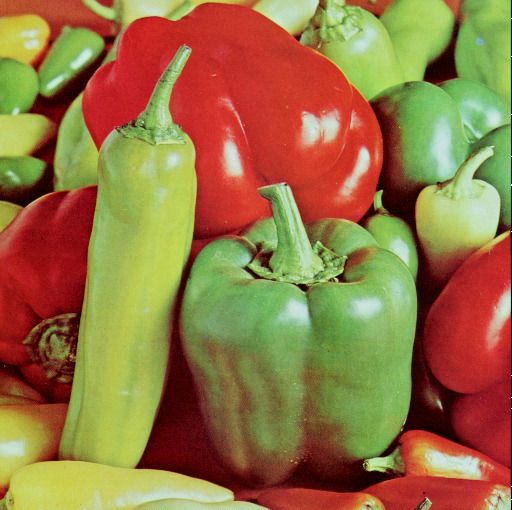
#> input picture 03/test.jpeg, 512 x 510 px
$ jupyter execute --allow-errors assignment_03_1.ipynb
#> lines starting #> are read from the running program, lines starting #| are printed output that depends on the picture
# Gradient of Image

## import library

[cell 1]
import numpy as np
import matplotlib.image as img
import matplotlib.pyplot as plt
from matplotlib import cm
import matplotlib.colors as colors

## load input image ('test.jpeg')

[cell 2]
I0 = img.imread('test.jpeg')
#> I0 is the input picture: shape (510, 512, 3); mean R, G, B 149.6, 115.9, 66.4

## check the size of the input image

[cell 3]
# ++++++++++++++++++++++++++++++++++++++++++++++++++
# complete the blanks
#

num_row     = I0.shape[0]
#> num_row = 510
num_column  = I0.shape[1]
#> num_column = 512
num_channel = I0.ndim
#> num_channel = 3

#
# ++++++++++++++++++++++++++++++++++++++++++++++++++
print('number of rows of I0 = ', num_row)
#| number of rows of I0 =  510
print('number of columns of I0 = ', num_column)
#| number of columns of I0 =  512
print('number of channels of I0 = ', num_channel)
#| number of channels of I0 =  3

## convert the color image into a gray image
- take the average of the input image with 3 channels with respect to the channels into an image with 1 channel

[cell 4]
# ++++++++++++++++++++++++++++++++++++++++++++++++++
# complete the blanks
#
#

I0_array = np.array(I0)

def rgb2gray(rgb):
    return np.dot(rgb[...,:3], [0.299, 0.587, 0.144])
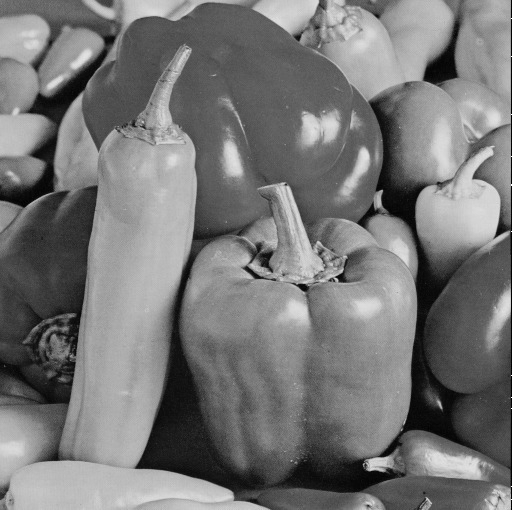
#> returned value: shape (510, 512) float64; min 0, max 262.4, mean 122.3; drawn with min black and max white

I = rgb2gray(I0)

plt.imshow(I, cmap = plt.get_cmap('gray'))

plt.savefig('graytest.jpeg')
plt.show()

num_row = I.shape[0]
num_column = I.shape[1]

I_array = np.array(I)
I_array_reshaped = I_array.reshape((510, 512, 1))


#
# ++++++++++++++++++++++++++++++++++++++++++++++++++
print('number of rows of I = ', num_row)
#| number of rows of I =  510
print('number of columns of I = ', num_column)
#| number of columns of I =  512

## normalize the converted image
- normalize the converted grey scale image so that its maximum value is 1 and its minimum value is 0

[cell 5]
# ++++++++++++++++++++++++++++++++++++++++++++++++++
# complete the blanks
#

I *= (1.0/I.max())

#
# ++++++++++++++++++++++++++++++++++++++++++++++++++

print('maximum value of I = ', np.max(I))
#| maximum value of I =  1.0
print('minimum value of I = ', np.min(I))
#| minimum value of I =  0.0
